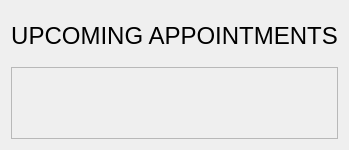
         <widget class="QWidget" name="page_4">
          <layout class="QGridLayout" name="gridLayout_5">
           <item row="1" column="0" colspan="2">
            <widget class="QFrame" name="frame_17">
             <property name="minimumSize">
              <size>
               <width>0</width>
               <height>0</height>
              </size>
             </property>
             <property name="maximumSize">
              <size>
               <width>16777215</width>
               <height>16777215</height>
              </size>
             </property>
             <property name="frameShape">
              <enum>QFrame::StyledPanel</enum>
             </property>
             <property name="frameShadow">
              <enum>QFrame::Raised</enum>
             </property>
             <layout class="QVBoxLayout" name="verticalLayout_12">
              <item>
               <widget class="QLabel" name="label_22">
                <property name="maximumSize">
                 <size>
                  <width>16777215</width>
                  <height>50</height>
                 </size>
                </property>
                <property name="font">
                 <font>
                  <pointsize>15</pointsize>
                 </font>
                </property>
                <property name="text">
                 <string/>
                </property>
                <property name="alignment">
                 <set>Qt::AlignCenter</set>
                </property>
               </widget>
              </item>
              <item>
               <widget class="QLabel" name="label_23">
                <property name="sizePolicy">
                 <sizepolicy hsizetype="Preferred" vsizetype="Expanding">
                  <horstretch>0</horstretch>
                  <verstretch>0</verstretch>
                 </sizepolicy>
                </property>
                <property name="font">
                 <font>
                  <pointsize>15</pointsize>
                 </font>
                </property>
                <property name="text">
                 <string/>
                </property>
                <property name="alignment">
                 <set>Qt::AlignCenter</set>
                </property>
               </widget>
              </item>
             </layout>
            </widget>
           </item>
           <item row="0" column="0" colspan="2">
            <widget class="QLabel" name="label_7">
             <property name="sizePolicy">
              <sizepolicy hsizetype="Preferred" vsizetype="Expanding">
               <horstretch>0</horstretch>
               <verstretch>0</verstretch>
              </sizepolicy>
             </property>
             <property name="minimumSize">
              <size>
               <width>0</width>
               <height>50</height>
              </size>
             </property>
             <property name="maximumSize">
              <size>
               <width>16777215</width>
               <height>50</height>
              </size>
             </property>
             <property name="font">
              <font>
               <pointsize>18</pointsize>
              </font>
             </property>
             <property name="text">
              <string>UPCOMING APPOINTMENTS</string>
             </property>
             <property name="alignment">
              <set>Qt::AlignCenter</set>
             </property>
            </widget>
           </item>
          </layout>
         </widget>
